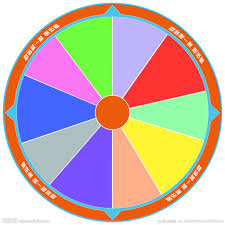
%> input picture Project1/test2.jpg, 225 x 225 px
$ octave GetSample.m   (GNU Octave 9; MATLAB toolbox functions it lacks are replaced by stand-ins)
%> lines starting %> are read from the running program, lines starting %| are printed output that depends on the picture
RGB = imread('test2.jpg');
%> RGB is the input picture: size 225x225x3 uint8; mean R, G, B 201, 179.6, 173.1
im = rgb2gray(RGB);
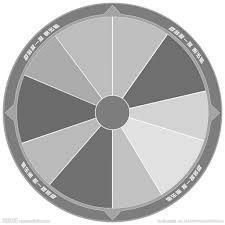
%> im: size 225x225 uint8; min 73, max 255, mean 185.3
imr = double(imresize(im,0.4));
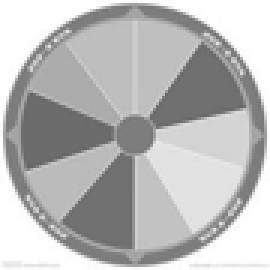
%> imr: size 90x90 double (shown 3 times larger); min 99, max 255, mean 185.2
imr1 = imr/255;
imshow(imr1,[0,1])


[m,n] = find(imr < 254);
%> m = 6634 values from 1 to 90; n = 6634 values from 1 to 90

d = 0;
for ii = n
    ind = find(n==ii);
    sub = m(ind,:);
    len = max(sub) - min(sub);
    if len > d
        d = len;
    end
end
%> this loop made 1 pass
%> (len, d) on pass 1: (89, 89)

%> (the run ends here)
